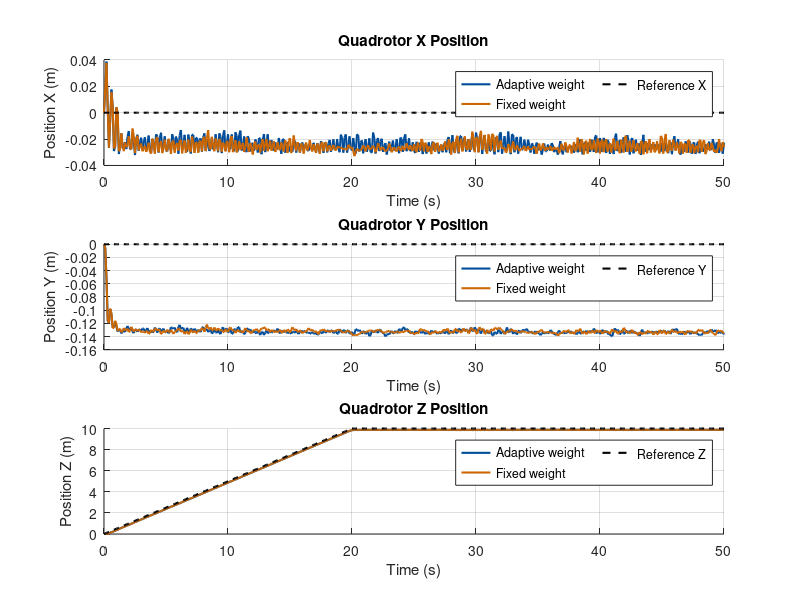
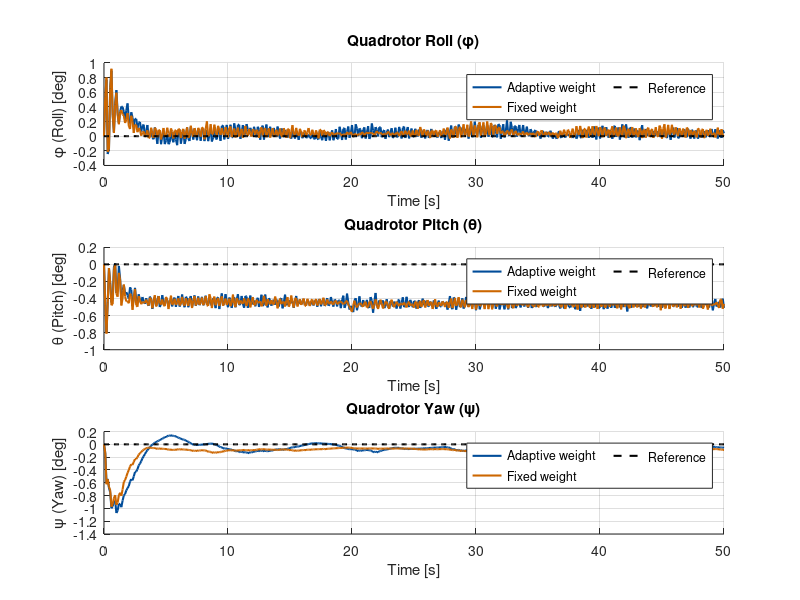
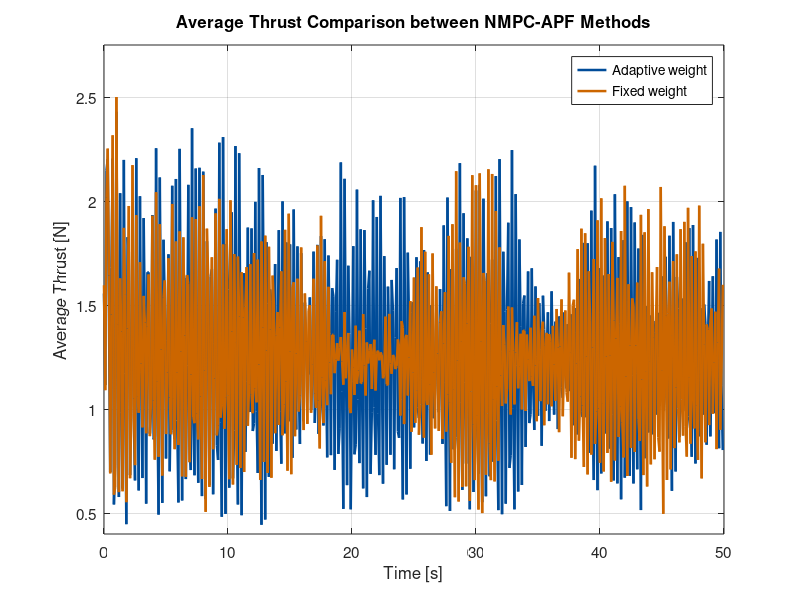
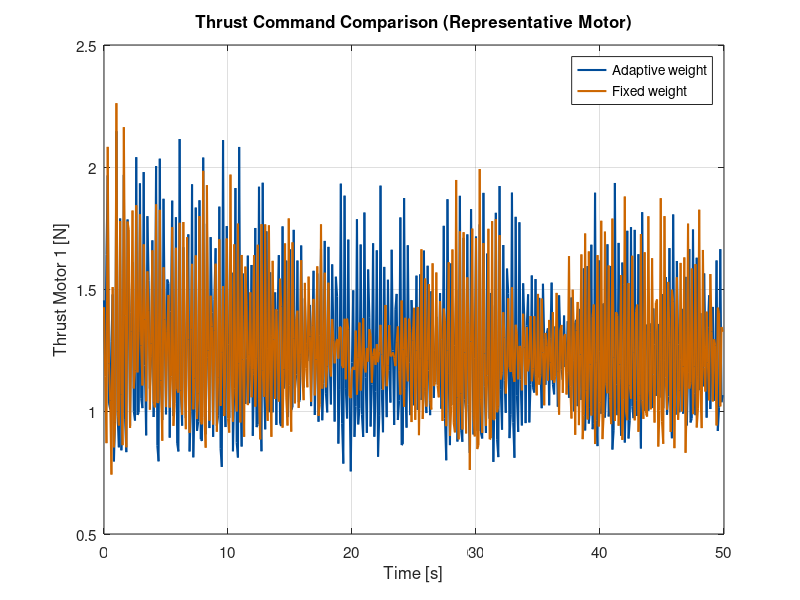

The MATLAB script that drew these images, in order: (Note: this script raises an error after producing the figures.)
close all;

% Load hasil simulasi
load('adaptive.mat','results'); results_single = results;
load('fix.mat','results');  results_multi  = results;

% --- Time vector untuk state (N_sim+1) ---
t_single = (0:size(results_single.history_x,2)-1)*results_single.dt;
t_multi  = (0:size(results_multi.history_x,2)-1)*results_multi.dt;
x_ref = results_single.history_x_ref(1,:);
y_ref = results_single.history_x_ref(2,:);
z_ref = results_single.history_x_ref(3,:);

% --- Time vector untuk kontrol (N_sim) ---
t_u_single = (0:size(results_single.history_u,2)-1) * results_single.dt;
t_u_multi  = (0:size(results_multi.history_u,2)-1) * results_multi.dt;

color1 = [0.00,0.30,0.60];
color2 = [0.80,0.40,0.00];

%% =========================================================================
%  FIGURE 1: POSITIONS (px, py, pz)
%  =========================================================================
fig1 = figure(1); 
set(fig1, 'Name', 'Quadrotor Position Comparison', 'NumberTitle', 'off');
clf(fig1);

% Define plot indices for Position (1, 2, 3)
pos_indices = [1, 2, 3];
pos_labels = {'Position X (m)', 'Position Y (m)', 'Position Z (m)'};
pos_titles = {'Quadrotor X Position', 'Quadrotor Y Position', 'Quadrotor Z Position'};
ref_labels = {'Reference X', 'Reference Y', 'Reference Z'};

for i = 1:3
    idx = pos_indices(i); % 1, 2, or 3
    
    % KOREKSI: Menggunakan 3 baris, 1 kolom (Susunan Vertikal)
    subplot(3, 1, i);
    hold on;
    
    % Plot Actual Trajectories
    h_single = plot(t_single, results_single.history_x(idx,:), 'Color', color1, 'LineWidth', 1.5, 'DisplayName', 'Adaptive weight');
    h_multi = plot(t_multi, results_multi.history_x(idx,:), 'Color', color2, 'LineWidth', 1.5, 'DisplayName', 'Fixed weight');
    
    % Plot Reference Trajectory
    h_ref = plot(t_single, results_single.history_x_ref(idx,:), 'k--', 'LineWidth', 1.5, 'DisplayName', ref_labels{i});
    
    grid on;
    ylabel(pos_labels{i});
    title(pos_titles{i});
    
    % Sumbu X hanya pada plot terakhir
    xlabel('Time (s)');
%     set(gca, 'XTickLabel', []); % Sembunyikan label X pada plot atas
    
    % Tambahkan legenda hanya pada plot pertama
    legend([h_single, h_multi, h_ref], 'Location','best', 'NumColumns', 2);

    hold off;
end


%% =========================================================================
%  FIGURE 2: EULER ANGLES (Phi, Theta, Psi)
%  =========================================================================
fig2 = figure(2); 
set(fig2, 'Name', 'Quadrotor Angle Comparison', 'NumberTitle', 'off');
clf(fig2);

% Define plot indices for Angles (4, 5, 6)
angle_indices = [4, 5, 6];
angle_labels = {'\phi (Roll) [deg]', '\theta (Pitch) [deg]', '\psi (Yaw) [deg]'};
angle_titles = {'Quadrotor Roll (\phi)', 'Quadrotor Pitch (\theta)', 'Quadrotor Yaw (\psi)'};


for i = 1:3
    idx = angle_indices(i); % 4, 5, or 6
    
    % KOREKSI: Menggunakan 3 baris, 1 kolom (Susunan Vertikal)
    subplot(3, 1, i);
    hold on;
    
    % Plot Actual Angles
    h_single = plot(t_single, results_single.history_x(idx,:), 'Color', color1, 'LineWidth', 1.5, 'DisplayName', 'Adaptive weight');
    h_multi = plot(t_multi, results_multi.history_x(idx,:), 'Color', color2, 'LineWidth', 1.5, 'DisplayName', 'Fixed weight');
    
    % Plot Reference Angle
    h_ref = plot(t_single, results_single.history_x_ref(idx,:), 'k--', 'LineWidth', 1.5, 'DisplayName', 'Reference');
    
    grid on;
    ylabel(angle_labels{i});
    title(angle_titles{i});
    
    % Sumbu X hanya pada plot terakhir
    xlabel('Time [s]');
%     set(gca, 'XTickLabel', []); % Sembunyikan label X pada plot atas
    
    % Tambahkan legenda hanya pada plot pertama
    legend([h_single, h_multi, h_ref], 'Location','best', 'NumColumns', 2);

    hold off;
end

%% === Compute Average Thrust ===
T_avg_single = mean(results_single.history_u, 1);
T_avg_multi  = mean(results_multi.history_u, 1);

%% === Compute Control Effort Metrics ===
J_u_single = sum(sum(results_single.history_u.^2, 1));
J_u_multi  = sum(sum(results_multi.history_u.^2, 1));

mean_u_single = mean(T_avg_single);
mean_u_multi  = mean(T_avg_multi);

max_u_single = max(T_avg_single);
max_u_multi  = max(T_avg_multi);

%% === PLOT 1: Average Thrust Comparison ===
figure('Name','Average Thrust Comparison','Color','w');
hold on; box on; grid on;

plot(t_u_single, T_avg_single, 'Color', color1, 'LineWidth', 1.8);
plot(t_u_multi,  T_avg_multi,  'Color', color2, 'LineWidth', 1.8);

xlabel('Time [s]');
ylabel('Average Thrust [N]');
title('Average Thrust Comparison between NMPC-APF Methods');

legend({'Adaptive weight', ...
        'Fixed weight'}, ...
        'Location','best');
set(gca,'FontSize',11);

ylim([min([T_avg_single,T_avg_multi])*0.9, ...
      max([T_avg_single,T_avg_multi])*1.1]);

%% === PLOT 2: Thrust per Motor (Optional, use one representative motor) ===
figure('Name','Thrust Command (Motor 1)','Color','w');
hold on; box on; grid on;

plot(t_u_single, results_single.history_u(1,:), 'Color', color1, 'LineWidth', 1.5);
plot(t_u_multi,  results_multi.history_u(1,:),  'Color', color2, 'LineWidth', 1.5);

xlabel('Time [s]');
ylabel('Thrust Motor 1 [N]');
title('Thrust Command Comparison (Representative Motor)');
legend({'Adaptive weight', 'Fixed weight'}, 'Location','best');
set(gca,'FontSize',11);

%% === TABLE: Control Effort Metrics ===
fprintf('\n=== CONTROL EFFORT METRICS ===\n');
fprintf('%-35s %-15s %-15s %-15s\n', 'Method', 'Σ||u||²', 'Mean Thrust [N]', 'Max Thrust [N]');
fprintf('---------------------------------------------------------------------------------\n');
fprintf('%-35s %-15.3f %-15.3f %-15.3f\n', 'Adaptive weight', J_u_single, mean_u_single, max_u_single);
fprintf('%-35s %-15.3f %-15.3f %-15.3f\n', 'Fixed weight',         J_u_multi,  mean_u_multi,  max_u_multi);

%% === (Optional) Convert metrics to table for plotting/export ===
ControlEffortTable = table( ...
    {'Adaptive weight'; 'Fixed weight'}, ...
    [J_u_single; J_u_multi], ...
    [mean_u_single; mean_u_multi], ...
    [max_u_single; max_u_multi], ...
    'VariableNames', {'Method','TotalEffort','MeanThrust','MaxThrust'});

disp(ControlEffortTable);

x_ref_single = results_single.history_x_ref(1, :);
y_ref_single = results_single.history_x_ref(2, :);
z_ref_single = results_single.history_x_ref(3, :);

x_actual_single = results_single.history_x(1, :);
y_actual_single = results_single.history_x(2, :);
z_actual_single = results_single.history_x(3, :);

x_actual_multi = results_multi.history_x(1, :);
y_actual_multi = results_multi.history_x(2, :);
z_actual_multi = results_multi.history_x(3, :);

figure; hold on; grid on; box on;

%% --- Plot Lintasan Reference dan Aktual ---
% Plot lintasan referensi (sama untuk kedua metode)
h_ref = plot3(x_ref_single, y_ref_single, z_ref_single, 'k--', 'LineWidth', 1.5, 'DisplayName', 'Reference Path');

% Plot lintasan metode pertama (Single)
h_actual_single = plot3(x_actual_single, y_actual_single, z_actual_single, 'Color', color1, 'LineWidth', 1.5, 'DisplayName', 'Adaptive weight');

% Plot lintasan metode kedua (Multi)
h_actual_multi = plot3(x_actual_multi, y_actual_multi, z_actual_multi, 'Color', color2, 'LineWidth', 1.5, 'DisplayName', 'Fixed weight');

%% --- Tandai Start & Finish ---

% Titik awal dan akhir referensi (hanya perlu satu)
h_start_ref = plot3(x_ref_single(1), y_ref_single(1), z_ref_single(1), 'ko', 'MarkerFaceColor', 'k', 'MarkerSize', 8, 'DisplayName', 'Start Reference');
h_finish_ref = plot3(x_ref_single(end), y_ref_single(end), z_ref_single(end), 'kx', 'LineWidth', 2, 'MarkerSize', 10, 'DisplayName', 'Finish Reference');

%% --- Drone Heading (quiver3) ---
% Panah untuk lintasan pertama
N_single = length(x_actual_single);
step_arrow_single = max(floor(N_single/20),1);
scale_arrow = 0.5;
for k = 1:step_arrow_single:N_single-1
    quiver3(x_actual_single(k), y_actual_single(k), z_actual_single(k), ...
            x_actual_single(k+1)-x_actual_single(k), ...
            y_actual_single(k+1)-y_actual_single(k), ...
            z_actual_single(k+1)-z_actual_single(k), ...
            scale_arrow, 'Color', color1, 'LineWidth', 1.5, 'MaxHeadSize', 2, 'HandleVisibility', 'off');
end

% Panah untuk lintasan kedua
N_multi = length(x_actual_multi);
step_arrow_multi = max(floor(N_multi/20),1);
for k = 1:step_arrow_multi:N_multi-1
    quiver3(x_actual_multi(k), y_actual_multi(k), z_actual_multi(k), ...
            x_actual_multi(k+1)-x_actual_multi(k), ...
            y_actual_multi(k+1)-y_actual_multi(k), ...
            z_actual_multi(k+1)-z_actual_multi(k), ...
            scale_arrow, 'Color', color2, 'LineWidth', 1.5, 'MaxHeadSize', 2, 'HandleVisibility', 'off');
end

xlabel('X [m]');
ylabel('Y [m]');
title('Drone Trajectory (Top View) Comparison');
axis equal;
grid on;
box on;

%% --- Legend yang lebih informatif ---
legend([h_actual_single, h_actual_multi,h_ref], 'Location', 'northeast');

h_arrow_single = plot3(nan, nan, nan, 'Color', color1, 'LineWidth', 1.5, 'DisplayName', 'Adaptive weight');
h_arrow_multi = plot3(nan, nan, nan, 'Color', color2, 'LineWidth', 1.5, 'DisplayName', 'Fixed weight');

% --- Time vector untuk state (N_sim+1) ---
t_single = (0:size(results_single.history_x,2)-1)*results_single.dt;
t_multi  = (0:size(results_multi.history_x,2)-1)*results_multi.dt;
x_ref = results_single.history_x_ref(1,:);
y_ref = results_single.history_x_ref(2,:);
z_ref = results_single.history_x_ref(3,:);

% --- Time vector untuk kontrol (N_sim) ---
t_u_single = (0:size(results_single.history_u,2)-1) * results_single.dt;
t_u_multi  = (0:size(results_multi.history_u,2)-1) * results_multi.dt;

color1 = [0.00,0.30,0.60];
color2 = [0.80,0.40,0.00];

%% =========================================================================
%  FIGURE 1: POSITIONS (px, py, pz)
%  =========================================================================
fig1 = figure(1); 
set(fig1, 'Name', 'Quadrotor Position Comparison', 'NumberTitle', 'off');
clf(fig1);

% Define plot indices for Position (1, 2, 3)
pos_indices = [1, 2, 3];
pos_labels = {'Position X (m)', 'Position Y (m)', 'Position Z (m)'};
pos_titles = {'Quadrotor X Position', 'Quadrotor Y Position', 'Quadrotor Z Position'};
ref_labels = {'Reference X', 'Reference Y', 'Reference Z'};

for i = 1:3
    idx = pos_indices(i); % 1, 2, or 3
    
    % KOREKSI: Menggunakan 3 baris, 1 kolom (Susunan Vertikal)
    subplot(3, 1, i);
    hold on;
    
    % Plot Actual Trajectories
    h_single = plot(t_single, results_single.history_x(idx,:), 'Color', color1, 'LineWidth', 1.5, 'DisplayName', 'Adaptive weight');
    h_multi = plot(t_multi, results_multi.history_x(idx,:), 'Color', color2, 'LineWidth', 1.5, 'DisplayName', 'Fixed weight');
    
    % Plot Reference Trajectory
    h_ref = plot(t_single, results_single.history_x_ref(idx,:), 'k--', 'LineWidth', 1.5, 'DisplayName', ref_labels{i});
    
    grid on;
    ylabel(pos_labels{i});
    title(pos_titles{i});
    
    % Sumbu X hanya pada plot terakhir
    xlabel('Time (s)');
%     set(gca, 'XTickLabel', []); % Sembunyikan label X pada plot atas
    
    % Tambahkan legenda hanya pada plot pertama
    legend([h_single, h_multi, h_ref], 'Location','best', 'NumColumns', 2);

    hold off;
end


%% =========================================================================
%  FIGURE 2: EULER ANGLES (Phi, Theta, Psi)
%  =========================================================================
fig2 = figure(2); 
set(fig2, 'Name', 'Quadrotor Angle Comparison', 'NumberTitle', 'off');
clf(fig2);

% Define plot indices for Angles (4, 5, 6)
angle_indices = [4, 5, 6];
angle_labels = {'\phi (Roll) [deg]', '\theta (Pitch) [deg]', '\psi (Yaw) [deg]'};
angle_titles = {'Quadrotor Roll (\phi)', 'Quadrotor Pitch (\theta)', 'Quadrotor Yaw (\psi)'};


for i = 1:3
    idx = angle_indices(i); % 4, 5, or 6
    
    % KOREKSI: Menggunakan 3 baris, 1 kolom (Susunan Vertikal)
    subplot(3, 1, i);
    hold on;
    
    % Plot Actual Angles
    h_single = plot(t_single, results_single.history_x(idx,:), 'Color', color1, 'LineWidth', 1.5, 'DisplayName', 'Adaptive weight');
    h_multi = plot(t_multi, results_multi.history_x(idx,:), 'Color', color2, 'LineWidth', 1.5, 'DisplayName', 'Fixed weight');
    
    % Plot Reference Angle
    h_ref = plot(t_single, results_single.history_x_ref(idx,:), 'k--', 'LineWidth', 1.5, 'DisplayName', 'Reference');
    
    grid on;
    ylabel(angle_labels{i});
    title(angle_titles{i});
    
    % Sumbu X hanya pada plot terakhir
    xlabel('Time [s]');
%     set(gca, 'XTickLabel', []); % Sembunyikan label X pada plot atas
    
    % Tambahkan legenda hanya pada plot pertama
    legend([h_single, h_multi, h_ref], 'Location','best', 'NumColumns', 2);

    hold off;
end

%% === Compute Average Thrust ===
T_avg_single = mean(results_single.history_u, 1);
T_avg_multi  = mean(results_multi.history_u, 1);

%% === Compute Control Effort Metrics ===
J_u_single = sum(sum(results_single.history_u.^2, 1));
J_u_multi  = sum(sum(results_multi.history_u.^2, 1));

mean_u_single = mean(T_avg_single);
mean_u_multi  = mean(T_avg_multi);

max_u_single = max(T_avg_single);
max_u_multi  = max(T_avg_multi);